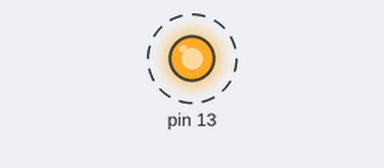
Bench run of a sketch on a simulated Arduino Uno, built with avr-gcc and run on an emulated ATmega328P. Shown: output pins drawn as LEDs (lit = HIGH). Dashed ring = blinking. What the sketch prints to the serial monitor is not drawn.

Above: at 0.5 s.
Timing chart, 0 to 4.6 s (numbered marks = the images above):
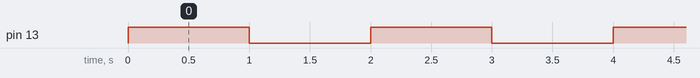

The sketch:

Blink.ino
```cpp
void setup() {
  Serial.begin(9600);
  pinMode(13, OUTPUT);
  Serial.println("Hello from ATmega328P Simulator!");
}

void loop() {
  digitalWrite(13, HIGH);
  Serial.println("Tick...");
  delay(1000);
  digitalWrite(13, LOW);
  Serial.println("Tock...");
  delay(1000);
}
```

Measured:
- by itself, pin 13: alternates HIGH for 1.0 s and LOW for 1.0 s
